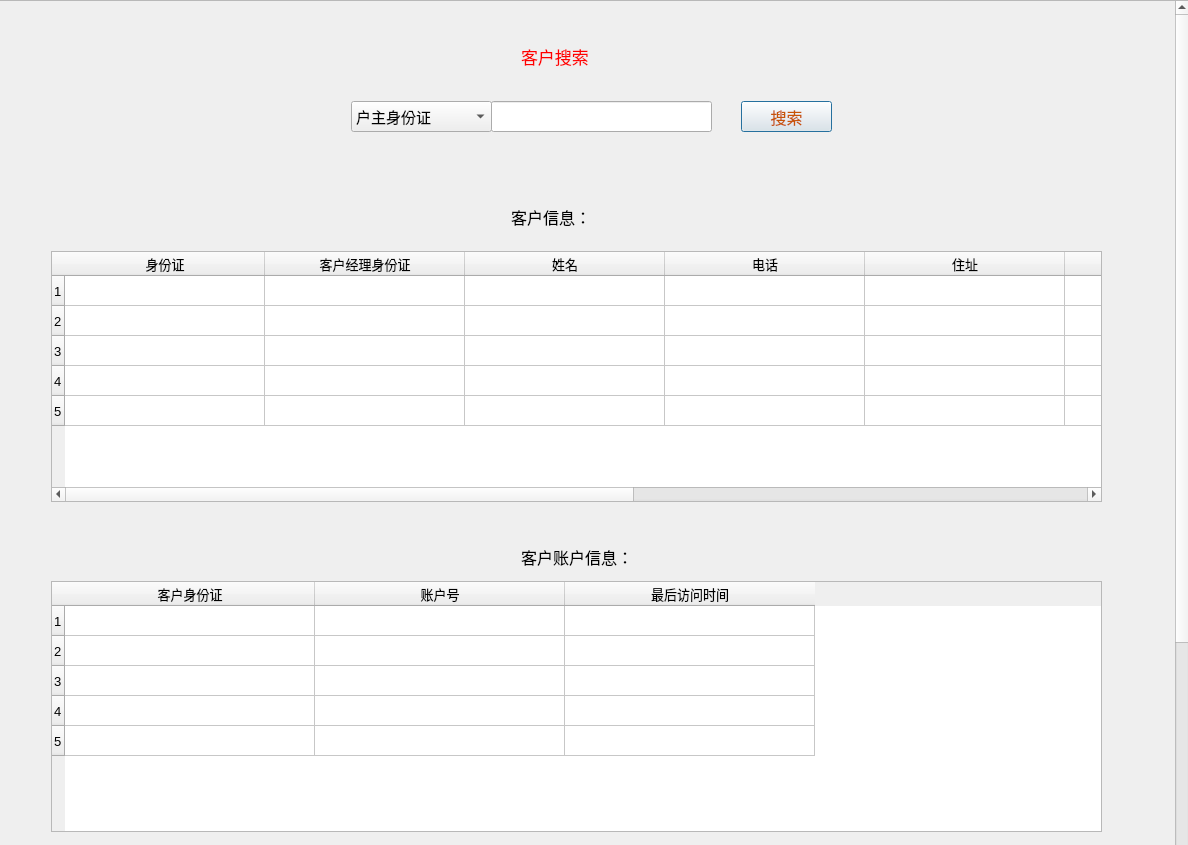
<?xml version="1.0" encoding="UTF-8"?>
<ui version="4.0">
 <class>clientSearch</class>
 <widget class="QDialog" name="clientSearch">
  <property name="geometry">
   <rect>
    <x>0</x>
    <y>0</y>
    <width>1188</width>
    <height>845</height>
   </rect>
  </property>
  <property name="windowTitle">
   <string>Dialog</string>
  </property>
  <property name="styleSheet">
   <string notr="true">#clientSearch {border-image:url(./1.jpg);}</string>
  </property>
  <widget class="QScrollArea" name="scrollArea">
   <property name="geometry">
    <rect>
     <x>-10</x>
     <y>0</y>
     <width>1200</width>
     <height>1000</height>
    </rect>
   </property>
   <property name="styleSheet">
    <string notr="true"/>
   </property>
   <property name="verticalScrollBarPolicy">
    <enum>Qt::ScrollBarAlwaysOn</enum>
   </property>
   <property name="horizontalScrollBarPolicy">
    <enum>Qt::ScrollBarAlwaysOn</enum>
   </property>
   <property name="widgetResizable">
    <bool>false</bool>
   </property>
   <widget class="QWidget" name="scrollAreaWidgetContents">
    <property name="geometry">
     <rect>
      <x>0</x>
      <y>0</y>
      <width>2000</width>
      <height>1500</height>
     </rect>
    </property>
    <property name="styleSheet">
     <string notr="true">#scrollAreaWidgetContents {border-image: url(:/1.jpg);}</string>
    </property>
    <widget class="QPushButton" name="Search">
     <property name="geometry">
      <rect>
       <x>750</x>
       <y>100</y>
       <width>91</width>
       <height>31</height>
      </rect>
     </property>
     <property name="font">
      <font>
       <pointsize>12</pointsize>
      </font>
     </property>
     <property name="styleSheet">
      <string notr="true">color:rgb(200, 84, 6)</string>
     </property>
     <property name="text">
      <string>搜索</string>
     </property>
    </widget>
    <widget class="QLabel" name="label">
     <property name="geometry">
      <rect>
       <x>530</x>
       <y>40</y>
       <width>111</width>
       <height>31</height>
      </rect>
     </property>
     <property name="font">
      <font>
       <pointsize>13</pointsize>
      </font>
     </property>
     <property name="styleSheet">
      <string notr="true">color:red</string>
     </property>
     <property name="text">
      <string>客户搜索</string>
     </property>
    </widget>
    <widget class="QTableWidget" name="loan">
     <property name="geometry">
      <rect>
       <x>50</x>
       <y>930</y>
       <width>1051</width>
       <height>251</height>
      </rect>
     </property>
     <property name="font">
      <font>
       <pointsize>10</pointsize>
      </font>
     </property>
     <attribute name="horizontalHeaderDefaultSectionSize">
      <number>205</number>
     </attribute>
     <row>
      <property name="text">
       <string>1</string>
      </property>
     </row>
     <row>
      <property name="text">
       <string>2</string>
      </property>
     </row>
     <row>
      <property name="text">
       <string>3</string>
      </property>
     </row>
     <row>
      <property name="text">
       <string>4</string>
      </property>
     </row>
     <row>
      <property name="text">
       <string>5</string>
      </property>
     </row>
     <column>
      <property name="text">
       <string>客户身份证</string>
      </property>
     </column>
     <column>
      <property name="text">
       <string>贷款号</string>
      </property>
     </column>
     <column>
      <property name="text">
       <string>贷款金额</string>
      </property>
     </column>
     <column>
      <property name="text">
       <string>已发放金额</string>
      </property>
     </column>
     <column>
      <property name="text">
       <string/>
      </property>
     </column>
    </widget>
    <widget class="QLabel" name="ts">
     <property name="geometry">
      <rect>
       <x>380</x>
       <y>150</y>
       <width>461</width>
       <height>21</height>
      </rect>
     </property>
     <property name="font">
      <font>
       <pointsize>11</pointsize>
      </font>
     </property>
     <property name="styleSheet">
      <string notr="true">color:red</string>
     </property>
     <property name="text">
      <string/>
     </property>
    </widget>
    <widget class="QLabel" name="label_3">
     <property name="geometry">
      <rect>
       <x>530</x>
       <y>540</y>
       <width>131</width>
       <height>31</height>
      </rect>
     </property>
     <property name="font">
      <font>
       <pointsize>12</pointsize>
      </font>
     </property>
     <property name="text">
      <string>客户账户信息：</string>
     </property>
    </widget>
    <widget class="QTableWidget" name="account">
     <property name="geometry">
      <rect>
       <x>60</x>
       <y>580</y>
       <width>1051</width>
       <height>251</height>
      </rect>
     </property>
     <property name="font">
      <font>
       <pointsize>10</pointsize>
      </font>
     </property>
     <attribute name="horizontalHeaderDefaultSectionSize">
      <number>250</number>
     </attribute>
     <row>
      <property name="text">
       <string>1</string>
      </property>
     </row>
     <row>
      <property name="text">
       <string>2</string>
      </property>
     </row>
     <row>
      <property name="text">
       <string>3</string>
      </property>
     </row>
     <row>
      <property name="text">
       <string>4</string>
      </property>
     </row>
     <row>
      <property name="text">
       <string>5</string>
      </property>
     </row>
     <column>
      <property name="text">
       <string>客户身份证</string>
      </property>
     </column>
     <column>
      <property name="text">
       <string>账户号</string>
      </property>
     </column>
     <column>
      <property name="text">
       <string>最后访问时间</string>
      </property>
     </column>
    </widget>
    <widget class="QLabel" name="label_2">
     <property name="geometry">
      <rect>
       <x>520</x>
       <y>200</y>
       <width>101</width>
       <height>31</height>
      </rect>
     </property>
     <property name="font">
      <font>
       <pointsize>12</pointsize>
      </font>
     </property>
     <property name="text">
      <string>客户信息：</string>
     </property>
    </widget>
    <widget class="QLineEdit" name="text">
     <property name="geometry">
      <rect>
       <x>500</x>
       <y>100</y>
       <width>221</width>
       <height>31</height>
      </rect>
     </property>
     <property name="font">
      <font>
       <pointsize>12</pointsize>
      </font>
     </property>
     <property name="text">
      <string/>
     </property>
    </widget>
    <widget class="QTableWidget" name="client">
     <property name="geometry">
      <rect>
       <x>60</x>
       <y>250</y>
       <width>1051</width>
       <height>251</height>
      </rect>
     </property>
     <property name="font">
      <font>
       <pointsize>10</pointsize>
      </font>
     </property>
     <attribute name="horizontalHeaderDefaultSectionSize">
      <number>200</number>
     </attribute>
     <row>
      <property name="text">
       <string>1</string>
      </property>
     </row>
     <row>
      <property name="text">
       <string>2</string>
      </property>
     </row>
     <row>
      <property name="text">
       <string>3</string>
      </property>
     </row>
     <row>
      <property name="text">
       <string>4</string>
      </property>
     </row>
     <row>
      <property name="text">
       <string>5</string>
      </property>
     </row>
     <column>
      <property name="text">
       <string>身份证</string>
      </property>
     </column>
     <column>
      <property name="text">
       <string>客户经理身份证</string>
      </property>
     </column>
     <column>
      <property name="text">
       <string>姓名</string>
      </property>
     </column>
     <column>
      <property name="text">
       <string>电话</string>
      </property>
     </column>
     <column>
      <property name="text">
       <string>住址</string>
      </property>
     </column>
     <column>
      <property name="text">
       <string>联系人姓名</string>
      </property>
     </column>
     <column>
      <property name="text">
       <string>联系人电话</string>
      </property>
     </column>
     <column>
      <property name="text">
       <string>联系人邮件</string>
      </property>
     </column>
     <column>
      <property name="text">
       <string>联系人关系</string>
      </property>
     </column>
    </widget>
    <widget class="QComboBox" name="choice">
     <property name="geometry">
      <rect>
       <x>360</x>
       <y>100</y>
       <width>141</width>
       <height>31</height>
      </rect>
     </property>
     <property name="font">
      <font>
       <pointsize>11</pointsize>
      </font>
     </property>
     <item>
      <property name="text">
       <string>户主身份证</string>
      </property>
     </item>
     <item>
      <property name="text">
       <string>客户经理身份证</string>
      </property>
     </item>
     <item>
      <property name="text">
       <string>姓名</string>
      </property>
     </item>
     <item>
      <property name="text">
       <string>电话号码</string>
      </property>
     </item>
    </widget>
    <widget class="QLabel" name="label_4">
     <property name="geometry">
      <rect>
       <x>530</x>
       <y>880</y>
       <width>131</width>
       <height>31</height>
      </rect>
     </property>
     <property name="font">
      <font>
       <pointsize>12</pointsize>
      </font>
     </property>
     <property name="text">
      <string>客户贷款信息：</string>
     </property>
    </widget>
   </widget>
  </widget>
 </widget>
 <resources>
  <include location="../../pic2.qrc"/>
  <include location="../../pic1.qrc"/>
 </resources>
 <connections/>
</ui>
